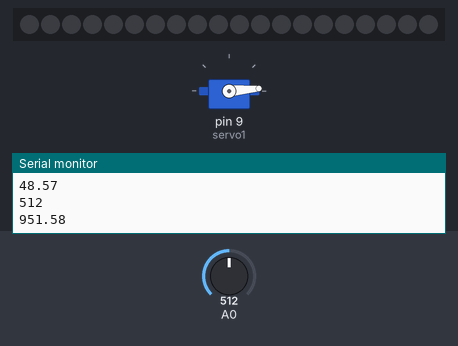
Recording of a sketch running on a simulated Arduino Uno, built with avr-gcc and run on an emulated ATmega328P. Shown: 20 RGB LEDs in strip order, left to right, servo, the last lines printed to the serial monitor. The inputs (shaded band) are chosen by the test bench; at power-on: A0 = 512.

Above: at 0.3 s.
1.3 s: A0 set to 306
At 1.81 s:
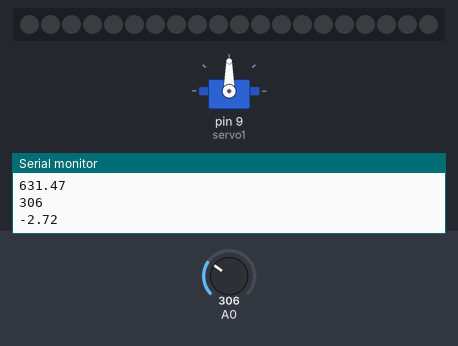
3.1 s: A0 set to 510
At 3.31 s:
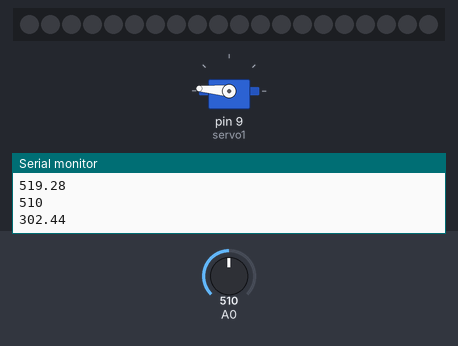
Timing chart, 0 to 10.6 s (numbered marks = the images above; inputs shaded):
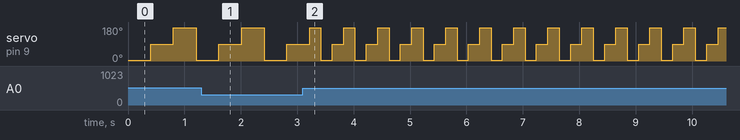

The sketch:

servo_state_machine.ino
```cpp
#include <Servo.h>
#include "filter_lib.h"
#include <Adafruit_NeoPixel.h>
#define PIN        6
#define NUMPIXELS  20
Servo servo1;

lowpass_filter lowpassFilter(60);  //set the cuttoff frequency for the filter
Adafruit_NeoPixel pixels = Adafruit_NeoPixel(NUMPIXELS, PIN, NEO_GRB + NEO_KHZ800);
float raw_signal;
float filtered_signal;
//int servo1pos = 0;

enum StatesServo {
  OPEN,
  MIDDLE,
  CLOSED
};

enum StatesLED {
  one,
  two,
  three,
  four
};

// Set the initial (i.e., starting) state
StatesServo state = StatesServo::OPEN;
//StatesLED state = StatesLED::one;

void nextStateServo() {
  servo1.attach(9);
  if (state == StatesServo::OPEN) state = StatesServo::MIDDLE;
  else if (state == StatesServo::MIDDLE) state = StatesServo::CLOSED;
  else state = StatesServo::OPEN;
}

//void nextStateLED() {
  //servo1.attach(9);
//  if (state == StatesLED::one) state = StatesLED::two;
  //else if (state == StatesLED::two) state = StatesLED::three;
//  else if (state == StatesLED::three) state = StatesLED::four;
  //else state = States::one;
//}


// would be cool to be able to set threshold based on a setup flex
void setup() {
  // Setup your Arduino here
  Serial.begin(115200);
  pixels.begin();
}

void loop() {
int raw_signal = analogRead(A0);

float t = micros() / 1e6;
Serial.println(raw_signal);
filtered_signal = lowpassFilter.filter(raw_signal);
int pixelColor = map(filtered_signal, 0, 1023, 0, 255); // need algorithm to determin hue from this
Serial.println(filtered_signal);

  // State-aware actions
  switch(state) {
    case StatesServo::OPEN:
      servo1.write(5);
      break;
    case StatesServo::MIDDLE:
      servo1.write(90);
      break;
    case StatesServo::CLOSED:
      servo1.write(175);
      break;
  }

//filtered_signal > 500
if (filtered_signal > 200){
  int startTime = millis();
  if (filtered_signal > 500 && (millis - startTime  >  2000));
   nextStateServo();
  }
delay(200);
}
```

filter_lib.h
```cpp
/*
  filter_lib.h - Library for creating digital filter.
  Created by Timon Braun, March 26, 2023.
  Released into the public domain.
*/

#ifndef filter_lib_h

#define filter_lib_h


// Lowpass filter class;
// default constructor -> f_cutoff = 1Hz;
// custom constructor -> lowpass_filter [filter_name] (f_cutoff);
class lowpass_filter {

  public:
    float f_cutoff, fs;
    // default constructor
    lowpass_filter(): f_cutoff(1) {}

    // custom constructor
    lowpass_filter(float f_c): f_cutoff(f_c) {}

    float old_raw; // old raw val
    float old_filtered; // old filtered val
    float ts = 0; // sampling time 1/sampling frequency


    // filter function
    // raw signal as input
    float filter(float raw) {
      ts = (micros() - ts) * 1e-6;
      // coefficients a and b from bilinear transform of transfer function
      // of first order lowpass filter
      float a_0 = -(((ts / 2) * 2 * PI * f_cutoff - 1) / ((ts / 2) * 2 * PI * f_cutoff + 1));
      float b_0 = ((ts / 2) * 2 * PI * f_cutoff) / (1 + (ts / 2) * 2 * PI * f_cutoff);

      float filtered = a_0 * old_filtered + b_0 * raw + b_0 * old_raw;
      old_raw = raw; // save current raw for next calc
      old_filtered = filtered; // save current filtered for next calc
      ts = micros();
      return filtered; // return the filtered val
    }
};

// Simulates behavior of a RC-lowpass filter;
// default constructor -> R = 1000, C = 1.59e-4 => f_cutoff = 1Hz;
// custom constructor -> rc_filter [filter_name] (r, c);
class rc_filter {

  public:
    float r, c, fs; // resistor val, cap. val, sampling frequency
    // default constructor
    rc_filter(): r(1000), c(1.59e-4) {}

    // custom constructor
    rc_filter(float r_val, float c_val): r(r_val), c(c_val) {}
    float f_cutoff = 1 / (2 * PI * r * c); // calc cutoff frequency
    float old_raw; // old raw val
    float old_filtered; // old filtered val
    float ts = 0; // sampling time 1/sampling frequency
    float t_s = 0;

    // filter function
    // raw signal as input
    float filter(float raw) {
      t_s = micros() - t_s;
      ts = t_s / 1e6;

      // coefficients a and b from bilinear transform of transfer function
      // of first order lowpass filter
      float a_0 = -((ts / 2) * 2 * PI * f_cutoff - 1) / ((ts / 2) * 2 * PI * f_cutoff + 1);
      float b_0 = ((ts / 2) * 2 * PI * f_cutoff) / (1 + (ts / 2) * 2 * PI * f_cutoff);
      float filtered = a_0 * old_filtered + b_0 * raw + b_0 * old_raw;
      old_raw = raw; // save current raw for next calc
      old_filtered = filtered; // save current filtered for next calc
      t_s = micros();
      return filtered; // return the filtered val
    }

    float phase_shift(float f) {
      return -atan(2 * PI * f * r * c) * 180 / PI;
    }
};


#endif
```

Measured:
- by itself, servo on pin 9 (servo1): repeats every 0.60 s: 5° 0.20 s, 90° 0.20 s, 175° 0.20 s
